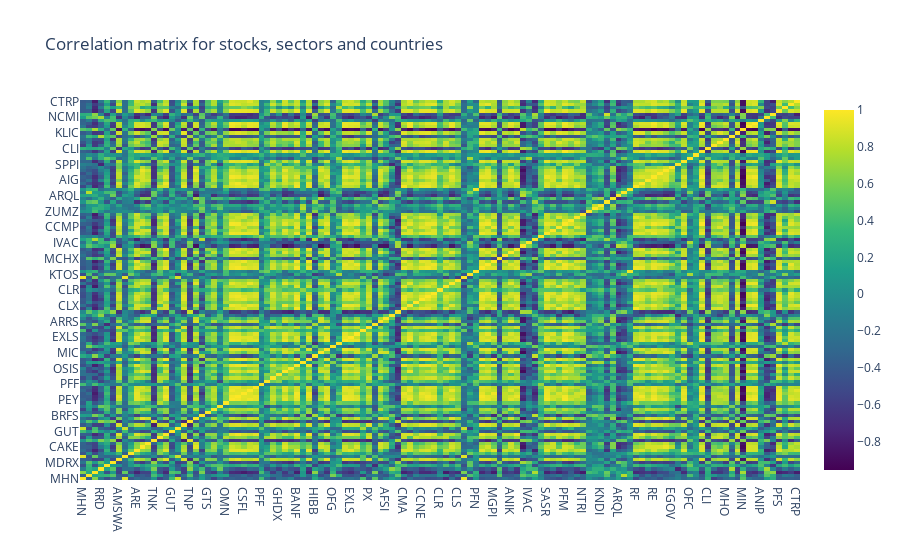

The notebook cell saved with this chart:
### Code cell
# https://github.com/sonny-qa/reverse-PCA/blob/master/analysis-3.ipynb
#create an interactive heatmap
tickers = list(newDf.columns)
trace = go.Heatmap(z=corr_mat.tolist(),x=tickers,y=tickers,colorscale='Viridis')
data = Data([trace])
layout=Layout(
        title='Correlation matrix for stocks, sectors and countries',
    )
fig = Figure(data=data, layout=layout)
iplot(fig)

### Figure 1 — Plotly figure (JSON) as saved in the notebook; plotly's stock layout.template omitted (floating-point values rounded to 4 significant figures; data arrays with more than 128 entries replaced by an {"elided": "..."} marker saying what was removed)
{"data": [{"colorscale": [[0, "#440154"], [0.1111, "#482878"], [0.2222, "#3e4989"], [0.3333, "#31688e"], [0.4444, "#26828e"], [0.5556, "#1f9e89"], [0.6667, "#35b779"], [0.7778, "#6ece58"], [0.8889, "#b5de2b"], [1, "#fde725"]], "type": "heatmap", "x": ["MHN", "CREE", "MHI", "RRD", "CTRN", "MDRX", "AMSWA", "MHF", "VIAV", "ARE", "CAKE", "MPAA", "TNK", "SPXC", "CACC", "GUT", "MHD", "AIT", "TNP", "AHL", "BRFS", "GTS", "ANAT", "ODP", "OMN", "PEY", "QQQ", "CSFL", "KRNY", "FLWS", "PFF", "RAVN", "BREW", "GHDX", "SBUX", "OSIS", "BANF", "AHT", "ICUI", "HIBB", "MIC", "EGHT", "OFG", "GTY", "MKC", "EXLS", "PFE", "PFD", "PX", "LFVN", "ARRS", "AFSI", "OMI", "CTIC", "CMA", "CLX", "OLN", "CCNE", "AIN", "MDSO", "CLR", "AIR", "FLXS", "CLS", "MIY", "KTOS", "PFN", "RJF", "CCOI", "MGPI", "MCHX", "NTGR", "ANIK", "PENN", "VALE", "IVAC", "RRC", "DXB", "SASR", "GTN", "CCMP", "PFM", "OLP", "ARRY", "NTRI", "ZUMZ", "BDSI", "KNDI", "CTHR", "CLW", "ARQL", "RST", "PFL", "RF", "AAPL", "AIG", "RE", "TNC", "OMC", "EGOV", "SPPI", "GVA", "OFC", "APU", "DVY", "CLI", "CMC", "AIA", "MHO", "ARC", "KLIC", "MIN", "AIV", "MHK", "ANIP", "NCMI", "DWSN", "PFS", "CRESY", "ODC", "CTRP"], "y": ["MHN", "CREE", "MHI", "RRD", "CTRN", "MDRX", "AMSWA", "MHF", "VIAV", "ARE", "CAKE", "MPAA", "TNK", "SPXC", "CACC", "GUT", "MHD", "AIT", "TNP", "AHL", "BRFS", "GTS", "ANAT", "ODP", "OMN", "PEY", "QQQ", "CSFL", "KRNY", "FLWS", "PFF", "RAVN", "BREW", "GHDX", "SBUX", "OSIS", "BANF", "AHT", "ICUI", "HIBB", "MIC", "EGHT", "OFG", "GTY", "MKC", "EXLS", "PFE", "PFD", "PX", "LFVN", "ARRS", "AFSI", "OMI", "CTIC", "CMA", "CLX", "OLN", "CCNE", "AIN", "MDSO", "CLR", "AIR", "FLXS", "CLS", "MIY", "KTOS", "PFN", "RJF", "CCOI", "MGPI", "MCHX", "NTGR", "ANIK", "PENN", "VALE", "IVAC", "RRC", "DXB", "SASR", "GTN", "CCMP", "PFM", "OLP", "ARRY", "NTRI", "ZUMZ", "BDSI", "KNDI", "CTHR", "CLW", "ARQL", "RST", "PFL", "RF", "AAPL", "AIG", "RE", "TNC", "OMC", "EGOV", "SPPI", "GVA", "OFC", "APU", "DVY", "CLI", "CMC", "AIA", "MHO", "ARC", "KLIC", "MIN", "AIV", "MHK", "ANIP", "NCMI", "DWSN", "PFS", "CRESY", "ODC", "CTRP"], "z": {"elided": "121x121 float values"}}], "layout": {"title": {"text": "Correlation matrix for stocks, sectors and countries"}}}
